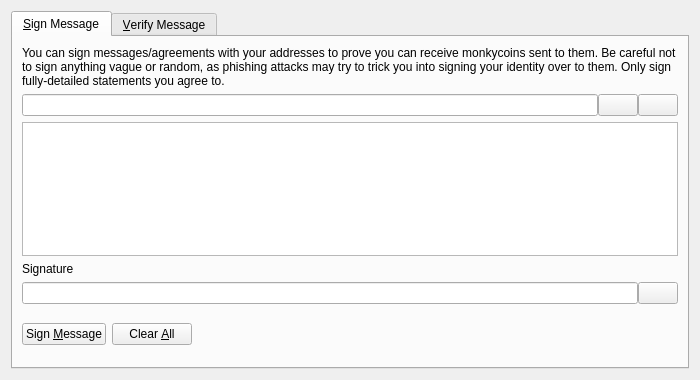
<?xml version="1.0" encoding="UTF-8"?>
<ui version="4.0">
 <class>SignVerifyMessageDialog</class>
 <widget class="QDialog" name="SignVerifyMessageDialog">
  <property name="geometry">
   <rect>
    <x>0</x>
    <y>0</y>
    <width>700</width>
    <height>380</height>
   </rect>
  </property>
  <property name="windowTitle">
   <string>Signatures - Sign / Verify a Message</string>
  </property>
  <property name="modal">
   <bool>true</bool>
  </property>
  <layout class="QVBoxLayout" name="verticalLayout">
   <item>
    <widget class="QTabWidget" name="tabWidget">
     <property name="currentIndex">
      <number>0</number>
     </property>
     <widget class="QWidget" name="tabSignMessage">
      <attribute name="title">
       <string>&amp;Sign Message</string>
      </attribute>
      <layout class="QVBoxLayout" name="verticalLayout_SM">
       <item>
        <widget class="QLabel" name="infoLabel_SM">
         <property name="text">
          <string>You can sign messages/agreements with your addresses to prove you can receive monkycoins sent to them. Be careful not to sign anything vague or random, as phishing attacks may try to trick you into signing your identity over to them. Only sign fully-detailed statements you agree to.</string>
         </property>
         <property name="textFormat">
          <enum>Qt::PlainText</enum>
         </property>
         <property name="wordWrap">
          <bool>true</bool>
         </property>
        </widget>
       </item>
       <item>
        <layout class="QHBoxLayout" name="horizontalLayout_1_SM">
         <property name="spacing">
          <number>0</number>
         </property>
         <item>
          <widget class="QValidatedLineEdit" name="addressIn_SM">
           <property name="toolTip">
            <string>The monkycoin address to sign the message with</string>
           </property>
          </widget>
         </item>
         <item>
          <widget class="QPushButton" name="addressBookButton_SM">
           <property name="toolTip">
            <string>Choose previously used address</string>
           </property>
           <property name="text">
            <string/>
           </property>
           <property name="icon">
            <iconset resource="../bitcoin.qrc">
             <normaloff>:/icons/address-book</normaloff>:/icons/address-book</iconset>
           </property>
           <property name="shortcut">
            <string>Alt+A</string>
           </property>
           <property name="autoDefault">
            <bool>false</bool>
           </property>
          </widget>
         </item>
         <item>
          <widget class="QPushButton" name="pasteButton_SM">
           <property name="toolTip">
            <string>Paste address from clipboard</string>
           </property>
           <property name="text">
            <string/>
           </property>
           <property name="icon">
            <iconset resource="../bitcoin.qrc">
             <normaloff>:/icons/editpaste</normaloff>:/icons/editpaste</iconset>
           </property>
           <property name="shortcut">
            <string>Alt+P</string>
           </property>
           <property name="autoDefault">
            <bool>false</bool>
           </property>
          </widget>
         </item>
        </layout>
       </item>
       <item>
        <widget class="QPlainTextEdit" name="messageIn_SM">
         <property name="toolTip">
          <string>Enter the message you want to sign here</string>
         </property>
        </widget>
       </item>
       <item>
        <widget class="QLabel" name="signatureLabel_SM">
         <property name="text">
          <string>Signature</string>
         </property>
         <property name="textFormat">
          <enum>Qt::PlainText</enum>
         </property>
        </widget>
       </item>
       <item>
        <layout class="QHBoxLayout" name="horizontalLayout_2_SM">
         <property name="spacing">
          <number>0</number>
         </property>
         <item>
          <widget class="QLineEdit" name="signatureOut_SM">
           <property name="font">
            <font>
             <italic>true</italic>
            </font>
           </property>
           <property name="readOnly">
            <bool>true</bool>
           </property>
          </widget>
         </item>
         <item>
          <widget class="QPushButton" name="copySignatureButton_SM">
           <property name="toolTip">
            <string>Copy the current signature to the system clipboard</string>
           </property>
           <property name="text">
            <string/>
           </property>
           <property name="icon">
            <iconset resource="../bitcoin.qrc">
             <normaloff>:/icons/editcopy</normaloff>:/icons/editcopy</iconset>
           </property>
           <property name="autoDefault">
            <bool>false</bool>
           </property>
          </widget>
         </item>
        </layout>
       </item>
       <item>
        <layout class="QHBoxLayout" name="horizontalLayout_3_SM">
         <item>
          <widget class="QPushButton" name="signMessageButton_SM">
           <property name="toolTip">
            <string>Sign the message to prove you own this monkycoin address</string>
           </property>
           <property name="text">
            <string>Sign &amp;Message</string>
           </property>
           <property name="icon">
            <iconset resource="../bitcoin.qrc">
             <normaloff>:/icons/edit</normaloff>:/icons/edit</iconset>
           </property>
           <property name="autoDefault">
            <bool>false</bool>
           </property>
          </widget>
         </item>
         <item>
          <widget class="QPushButton" name="clearButton_SM">
           <property name="toolTip">
            <string>Reset all sign message fields</string>
           </property>
           <property name="text">
            <string>Clear &amp;All</string>
           </property>
           <property name="icon">
            <iconset resource="../bitcoin.qrc">
             <normaloff>:/icons/remove</normaloff>:/icons/remove</iconset>
           </property>
           <property name="autoDefault">
            <bool>false</bool>
           </property>
          </widget>
         </item>
         <item>
          <spacer name="horizontalSpacer_1_SM">
           <property name="orientation">
            <enum>Qt::Horizontal</enum>
           </property>
           <property name="sizeHint" stdset="0">
            <size>
             <width>40</width>
             <height>48</height>
            </size>
           </property>
          </spacer>
         </item>
         <item>
          <widget class="QLabel" name="statusLabel_SM">
           <property name="font">
            <font>
             <weight>75</weight>
             <bold>true</bold>
            </font>
           </property>
           <property name="text">
            <string/>
           </property>
           <property name="wordWrap">
            <bool>true</bool>
           </property>
          </widget>
         </item>
         <item>
          <spacer name="horizontalSpacer_2_SM">
           <property name="orientation">
            <enum>Qt::Horizontal</enum>
           </property>
           <property name="sizeHint" stdset="0">
            <size>
             <width>40</width>
             <height>48</height>
            </size>
           </property>
          </spacer>
         </item>
        </layout>
       </item>
      </layout>
     </widget>
     <widget class="QWidget" name="tabVerifyMessage">
      <attribute name="title">
       <string>&amp;Verify Message</string>
      </attribute>
      <layout class="QVBoxLayout" name="verticalLayout_VM">
       <item>
        <widget class="QLabel" name="infoLabel_VM">
         <property name="text">
          <string>Enter the receiver's address, message (ensure you copy line breaks, spaces, tabs, etc. exactly) and signature below to verify the message. Be careful not to read more into the signature than what is in the signed message itself, to avoid being tricked by a man-in-the-middle attack. Note that this only proves the signing party receives with the address, it cannot prove sendership of any transaction!</string>
         </property>
         <property name="textFormat">
          <enum>Qt::PlainText</enum>
         </property>
         <property name="alignment">
          <set>Qt::AlignLeading|Qt::AlignLeft|Qt::AlignTop</set>
         </property>
         <property name="wordWrap">
          <bool>true</bool>
         </property>
        </widget>
       </item>
       <item>
        <layout class="QHBoxLayout" name="horizontalLayout_1_VM">
         <property name="spacing">
          <number>0</number>
         </property>
         <item>
          <widget class="QValidatedLineEdit" name="addressIn_VM">
           <property name="toolTip">
            <string>The monkycoin address the message was signed with</string>
           </property>
          </widget>
         </item>
         <item>
          <widget class="QPushButton" name="addressBookButton_VM">
           <property name="toolTip">
            <string>Choose previously used address</string>
           </property>
           <property name="text">
            <string/>
           </property>
           <property name="icon">
            <iconset resource="../bitcoin.qrc">
             <normaloff>:/icons/address-book</normaloff>:/icons/address-book</iconset>
           </property>
           <property name="shortcut">
            <string>Alt+A</string>
           </property>
           <property name="autoDefault">
            <bool>false</bool>
           </property>
          </widget>
         </item>
        </layout>
       </item>
       <item>
        <widget class="QPlainTextEdit" name="messageIn_VM"/>
       </item>
       <item>
        <widget class="QValidatedLineEdit" name="signatureIn_VM"/>
       </item>
       <item>
        <layout class="QHBoxLayout" name="horizontalLayout_2_VM">
         <item>
          <widget class="QPushButton" name="verifyMessageButton_VM">
           <property name="toolTip">
            <string>Verify the message to ensure it was signed with the specified monkycoin address</string>
           </property>
           <property name="text">
            <string>Verify &amp;Message</string>
           </property>
           <property name="icon">
            <iconset resource="../bitcoin.qrc">
             <normaloff>:/icons/transaction_0</normaloff>:/icons/transaction_0</iconset>
           </property>
           <property name="autoDefault">
            <bool>false</bool>
           </property>
          </widget>
         </item>
         <item>
          <widget class="QPushButton" name="clearButton_VM">
           <property name="toolTip">
            <string>Reset all verify message fields</string>
           </property>
           <property name="text">
            <string>Clear &amp;All</string>
           </property>
           <property name="icon">
            <iconset resource="../bitcoin.qrc">
             <normaloff>:/icons/remove</normaloff>:/icons/remove</iconset>
           </property>
           <property name="autoDefault">
            <bool>false</bool>
           </property>
          </widget>
         </item>
         <item>
          <spacer name="horizontalSpacer_1_VM">
           <property name="orientation">
            <enum>Qt::Horizontal</enum>
           </property>
           <property name="sizeHint" stdset="0">
            <size>
             <width>40</width>
             <height>48</height>
            </size>
           </property>
          </spacer>
         </item>
         <item>
          <widget class="QLabel" name="statusLabel_VM">
           <property name="font">
            <font>
             <weight>75</weight>
             <bold>true</bold>
            </font>
           </property>
           <property name="text">
            <string/>
           </property>
           <property name="wordWrap">
            <bool>true</bool>
           </property>
          </widget>
         </item>
         <item>
          <spacer name="horizontalSpacer_2_VM">
           <property name="orientation">
            <enum>Qt::Horizontal</enum>
           </property>
           <property name="sizeHint" stdset="0">
            <size>
             <width>40</width>
             <height>48</height>
            </size>
           </property>
          </spacer>
         </item>
        </layout>
       </item>
      </layout>
     </widget>
    </widget>
   </item>
  </layout>
 </widget>
 <customwidgets>
  <customwidget>
   <class>QValidatedLineEdit</class>
   <extends>QLineEdit</extends>
   <header>qt/qvalidatedlineedit.h</header>
  </customwidget>
 </customwidgets>
 <resources>
  <include location="../bitcoin.qrc"/>
 </resources>
 <connections/>
</ui>
